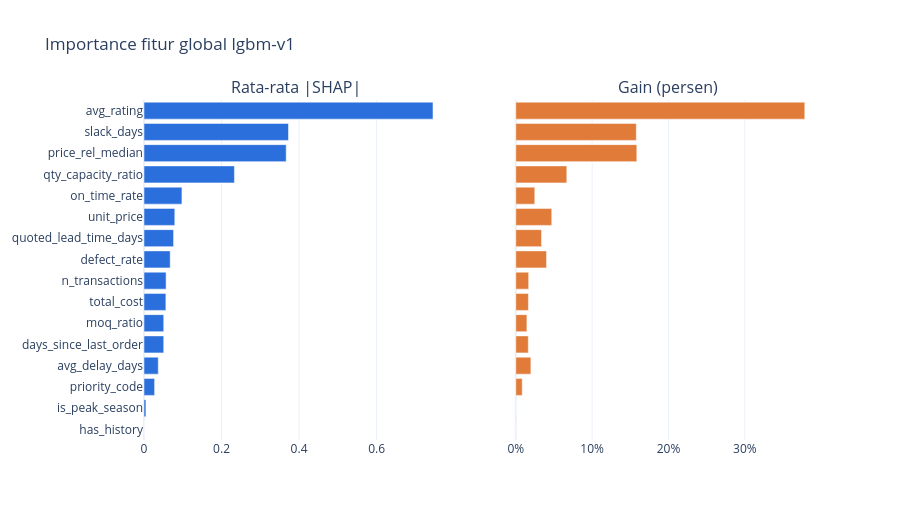

The notebook cell this image was saved under:
### Markdown cell above
## 8. Importance Fitur Global

Dua ukuran: **gain** (total perbaikan loss dari split yang memakai fitur itu) dan **rata-rata |SHAP|** dari `pred_contrib` di semua kandidat lolos pada grup ranking train, val, dan test.

### Code cell
ranked_rows = dataset[dataset["is_eligible"]]
ranked_rows = ranked_rows[ranked_rows.groupby("request_id")["vendor_id"].transform("size") >= config.MIN_ELIGIBLE_CANDIDATES]
contrib_all = ranker.contributions(booster, ranked_rows)
gain = pd.Series(booster.feature_importance("gain"), index=booster.feature_name())
importance = pd.DataFrame({
    "gain_persen": gain / gain.sum(),
    "mean_abs_shap": contrib_all[list(config.FEATURE_COLUMNS)].abs().mean(),
    "n_split": pd.Series(booster.feature_importance("split"), index=booster.feature_name()),
}).sort_values("mean_abs_shap", ascending=False)

fig = make_subplots(rows=1, cols=2, subplot_titles=("Rata-rata |SHAP|", "Gain (persen)"), shared_yaxes=True)
order = importance.index[::-1]
fig.add_bar(y=order, x=importance.loc[order, "mean_abs_shap"], orientation="h", marker_color="#2a6fdb", row=1, col=1)
fig.add_bar(y=order, x=importance.loc[order, "gain_persen"], orientation="h", marker_color="#e07b39", row=1, col=2)
fig.update_xaxes(tickformat=".0%", row=1, col=2)
fig.update_layout(title="Importance fitur global lgbm-v1", height=520, showlegend=False)
fig.show()
importance.round(4)

### Figure 1 — Plotly figure (JSON) as saved in the notebook; plotly's stock layout.template omitted (floating-point values rounded to 4 significant figures)
{"data": [{"marker": {"color": "#2a6fdb"}, "orientation": "h", "type": "bar", "x": [0.0, 0.00494, 0.02735, 0.03681, 0.05084, 0.05089, 0.05644, 0.05695, 0.06755, 0.07627, 0.07947, 0.09784, 0.2333, 0.3668, 0.3727, 0.7454], "xaxis": "x", "y": ["has_history", "is_peak_season", "priority_code", "avg_delay_days", "days_since_last_order", "moq_ratio", "total_cost", "n_transactions", "defect_rate", "quoted_lead_time_days", "unit_price", "on_time_rate", "qty_capacity_ratio", "price_rel_median", "slack_days", "avg_rating"], "yaxis": "y"}, {"marker": {"color": "#e07b39"}, "orientation": "h", "type": "bar", "x": [0.0, 9.273e-05, 0.00844, 0.01974, 0.01636, 0.01453, 0.0165, 0.01685, 0.04025, 0.0337, 0.04708, 0.02487, 0.0668, 0.1585, 0.1578, 0.3785], "xaxis": "x2", "y": ["has_history", "is_peak_season", "priority_code", "avg_delay_days", "days_since_last_order", "moq_ratio", "total_cost", "n_transactions", "defect_rate", "quoted_lead_time_days", "unit_price", "on_time_rate", "qty_capacity_ratio", "price_rel_median", "slack_days", "avg_rating"], "yaxis": "y2"}], "layout": {"annotations": [{"font": {"size": 16}, "showarrow": false, "text": "Rata-rata |SHAP|", "x": 0.225, "xanchor": "center", "xref": "paper", "y": 1.0, "yanchor": "bottom", "yref": "paper"}, {"font": {"size": 16}, "showarrow": false, "text": "Gain (persen)", "x": 0.775, "xanchor": "center", "xref": "paper", "y": 1.0, "yanchor": "bottom", "yref": "paper"}], "height": 520, "showlegend": false, "title": {"text": "Importance fitur global lgbm-v1"}, "xaxis": {"anchor": "y", "domain": [0.0, 0.45]}, "xaxis2": {"anchor": "y2", "domain": [0.55, 1.0], "tickformat": ".0%"}, "yaxis": {"anchor": "x", "domain": [0.0, 1.0]}, "yaxis2": {"anchor": "x2", "domain": [0.0, 1.0], "matches": "y", "showticklabels": false}}}
